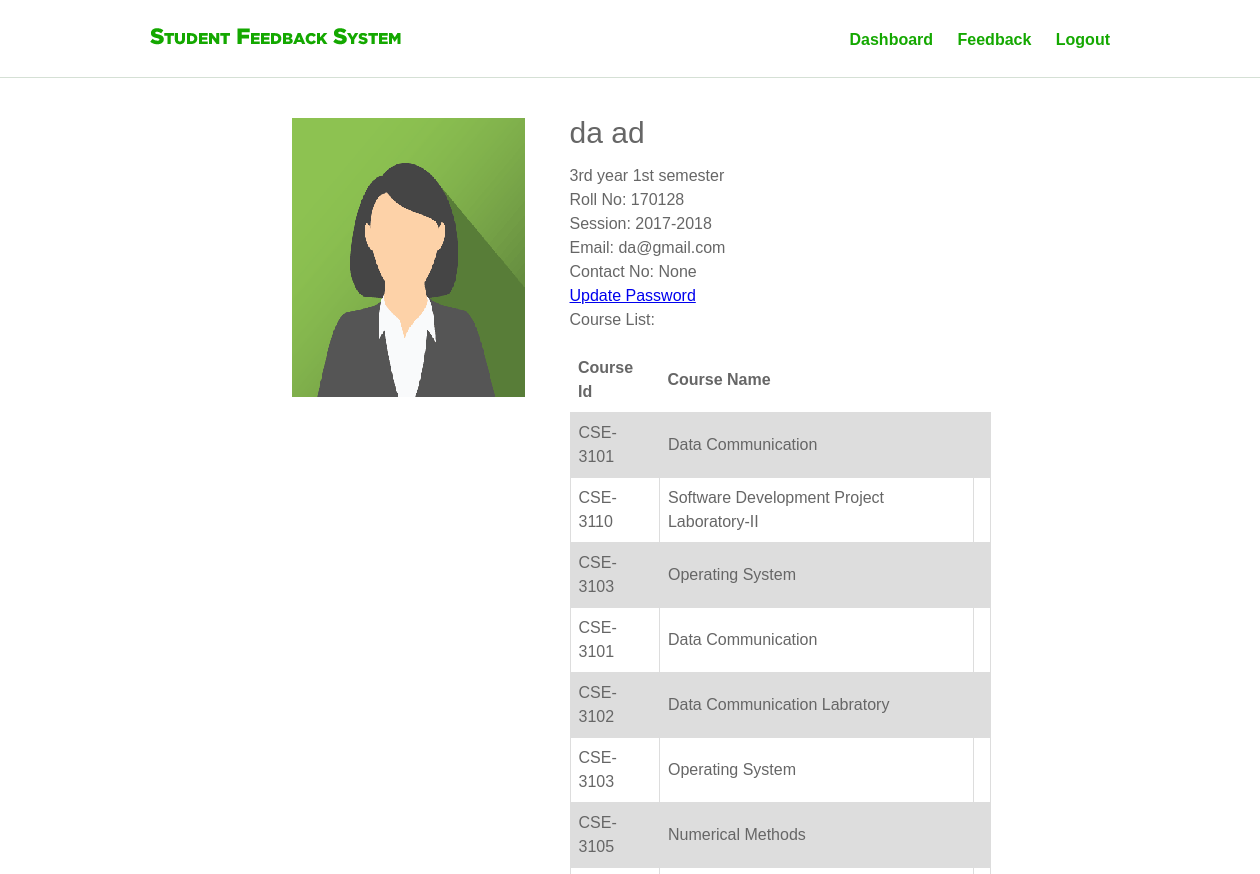
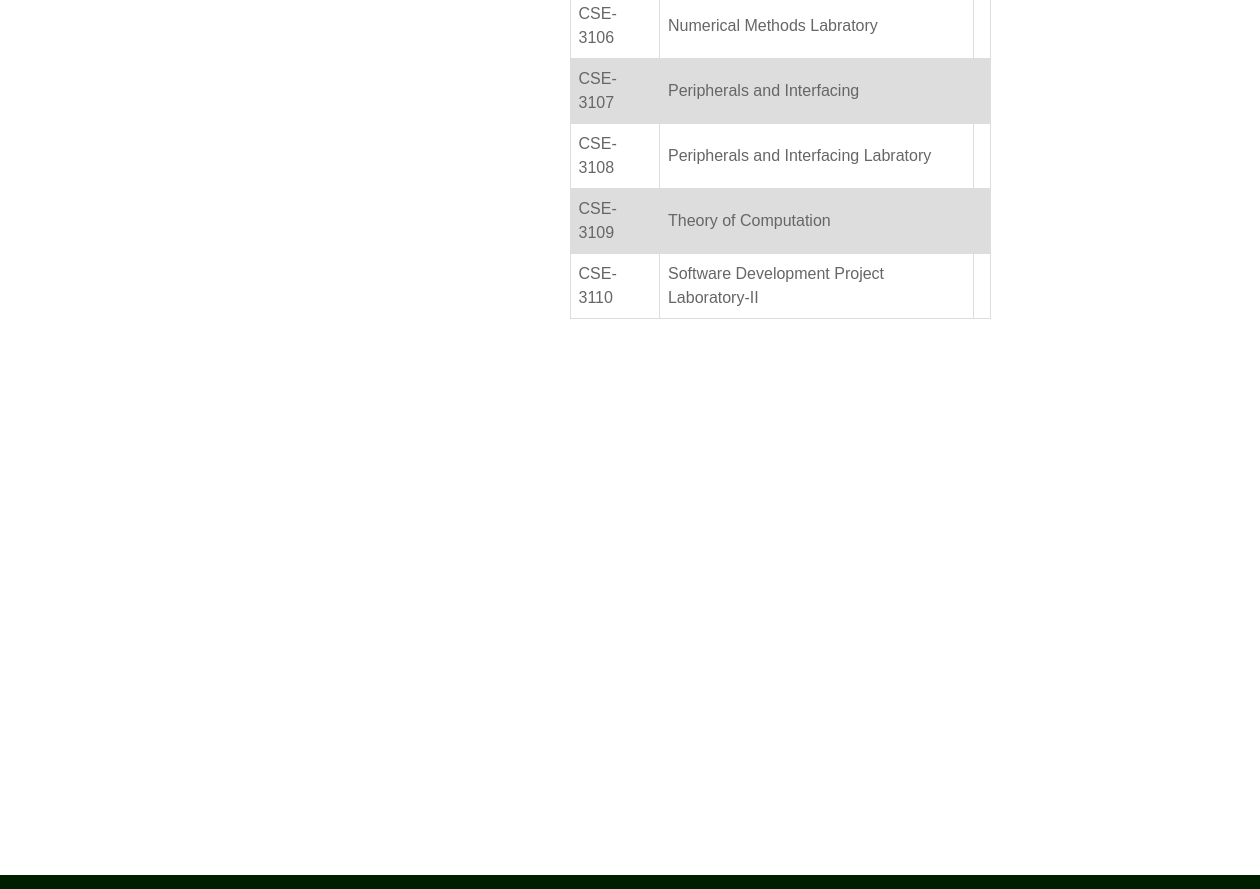
/ (signed in), run on the app's committed database (2 pictures, top to bottom).
### account/models.py (models this page shows, shortened)
class StudentProfile(models.Model):
    user = models.ForeignKey(User, on_delete=models.CASCADE)
    profile_pic = models.ImageField(upload_to='profile_pic', default='img_avatar2.png')
    dept = models.ForeignKey(Dept, on_delete=models.CASCADE)
    batch = models.ForeignKey(Batch, on_delete=models.CASCADE)
    year_semester = models.ForeignKey(Semester, default="", on_delete=models.CASCADE)
    contantnum = models.CharField(max_length=15, blank=True, null=True)

class Semester(models.Model):
    name = models.CharField(max_length=200, unique=True)

class Batch(models.Model):
    name = models.CharField(max_length=200, unique=True)
    def __str__(self):
        return self.name

### main/models.py (models this page shows, shortened)
class SemesterSubject(models.Model):
    semester = models.ForeignKey(Semester, on_delete=models.CASCADE)
    subject = models.ForeignKey(Subject, on_delete=models.CASCADE)
    def __str__(self):
        return str(self.subject.name)

class Subject(models.Model):
    name = models.CharField(max_length=250, blank=False)
    dept = models.ForeignKey(Dept, on_delete=models.CASCADE)
    subcode = models.CharField(max_length=50, unique=True)
    class Meta:
        ordering = ['subcode']

### account/views.py (the view, shortened to what this page needs)
# urls.py: url(r'^$', views.home, name="home"),
@login_required(login_url = '/login/')
def home(request):
    user = request.user
    students = StudentProfile.objects.filter(user=user)
    teachers = Teacher.objects.filter(user=user)
    if students:
        student = get_object_or_404(StudentProfile, user=user)
        subjects = SemesterSubject.objects.filter(semester=student.year_semester)
        reviews = ReviewSet.objects.filter(semester = student.year_semester, dept=student.dept)
        list = []
        for rev in reviews:
            now = datetime.utcnow().replace(tzinfo=utc)
            given = Review.objects.filter(reviewfor=rev, user=user)
            if given:
                list.append('Given')
            elif rev.endtime < now:
                list.append('Time Over')
            else:
                list.append('Not Given')
        reviewslist = zip(reviews, list)
        context = {
            'stuprofile' : student,
            'user' : user,
            'subjects' : subjects,
            'reviewslist' : reviewslist,
        }
        return render(request, 'studentdashboard.html', context)
    elif user.is_staff:
        return render(request, 'admindashboard.html')
    else:
        return render(request, 'usernotgivenrole.html')

### account/models.py (called while the page is built)
    def __str__(self):
        return self.name

### templates/studentdashboard.html
{% extends 'master.html' %}
{% load static %}
{% block body %}
{% include 'navbar.html' %}
<section id="hero_area">
    <div class="inner_hero container">
        <img src="{{ stuprofile.profile_pic.url }}" alt="" class="alignleft">
        <h4>{{stuprofile.user.first_name}} {{stuprofile.user.last_name}}</h4>
        <p>
            {{stuprofile.year_semester}}<br>
            Roll No: {{user.username}} <br>
            Session: {{stuprofile.batch}}<br>
            Email: {{user.email}}<br>
            Contact No: {{stuprofile.contantnum}}<br>
            <a href="{% url 'changepass' %}">Update Password</a>
            <br>
            Course List: <br>
        </p>
        <table>
            <tr>
                <th>Course Id</th>
                <th>Course Name</th>
            </tr>
            {% for i in subjects %}
            <tr>
                <td>{{i.subject.subcode}}</td>
                <td>{{ i }}</td>
                <td>{{ i.subject.}}</td>
            </tr>
            {% endfor %}
        </table>
    </div>
</section>
{% endblock %}

### templates/master.html (shortened to what this page needs)
{% load static %}
<!DOCTYPE html>
<html lang="en">
<head>
    <link rel="stylesheet" href="{% static 'css/meanmenu.min.css' %}">
    <link rel="stylesheet" href="{% static 'css/responsive.css' %}">
    <link rel="stylesheet" href="{% static 'css/style.css' %}">
</head>
<body>
    {% block body %}
    {% endblock %}
    <footer id="footer_area">
    </footer>
</body>
</html>

### templates/navbar.html (shortened to what this page needs)
{% load static %}
    <header class="header_area">
       <div id="main_header_area">
           <div class="inner_header container">
                <div class="logo_area">
                    <a href="dashboard.html"><img src="{% static 'img/logo1.png' %}" alt="Logo"></a>
                </div>
                <div class="menu_area">
                        <ul>
                            <li><a href="{% url 'home' %}">Dashboard</a></li>
                            <li><a href="{% url 'feedback' %}">Feedback</a></li>
                            <li><a href="{% url 'logout' %}">Logout</a></li>
                        </ul>
                </div>
            </div>
       </div>
    </header>

### static/css/style.css (style rules this page uses)
html { position: relative; min-height: 100%; }
body { color: #666666; font-family: Georgia, sans-serif; font-size: 16px; line-height: 1.5em; margin: 0; margin-bottom: 170px; }
.container { margin: 0 auto; max-width: 960px; width: 96%; }
img { max-width: 100%; height: auto; }
.alignleft { float: left; margin-right: 15px; margin-bottom: 15px; }
.header_area { width: 100%; clear: both; }
#main_header_area { width: 100%; border-bottom: 0.5px solid #d5e0d5; clear: both; }
.inner_header { padding: 25px 0; overflow: hidden; }
.logo_area { padding-top: 3px; float: left; width: 300px; }
.menu_area { padding-top: 3px; float: right; max-width: 600px; width: 100%; }
.menu_area ul { margin: 0; padding: 0; list-style: none; text-align: right; }
.menu_area ul li { display: inline-block; margin-left: 20px; }
.menu_area ul li a { display: block; text-decoration: none; color: #14a800; font-size: 16px; font-weight: 600; }
#hero_area { background: #fff; margin: 40px; padding: 0; }
.inner_hero { overflow: visible; display: block; width: 65%; }
.inner_hero img { margin-right: 45px; margin-bottom: 0; margin-left: 45px; }
.inner_hero h4 { color: #666666; font-size: 30px; line-height: 1em; font-weight: normal; margin-bottom: 15px; }
.inner_hero p { color: #666666; font-size: 16px; font-weight: normal; }
.inner_hero table { border-collapse: collapse; width: 55%; }
.inner_hero td, th { border: 1px solid #dddddd; text-align: left; padding: 8px; }
.inner_hero tr:nth-child(even) { background-color: #dddddd; }
.inner_feedback td, th { border: 1px solid #dddddd; text-align: left; padding: 8px; }
.inner_feedbackstatistics td, th { border: none; text-align: left; padding: 8px; }
#footer_area { background: #001E00; padding: 25px; margin: 0; bottom: -100px; width: 100%; position: absolute; }

### data on the page
StudentProfile: profile_pic (picture), user.first_name "da", user.last_name "ad", year_semester "3rd year 1st semester", batch "2017-2018", contantnum "None"
SemesterSubject: subject.subcode "CSE-3101", subject.name "Data Communication"
SemesterSubject: subject.subcode "CSE-3110", subject.name "Software Development Project Laboratory-II"
SemesterSubject: subject.subcode "CSE-3103", subject.name "Operating System"
SemesterSubject: subject.subcode "CSE-3101", subject.name "Data Communication"
SemesterSubject: subject.subcode "CSE-3102", subject.name "Data Communication Labratory"
SemesterSubject: subject.subcode "CSE-3103", subject.name "Operating System"
SemesterSubject: subject.subcode "CSE-3105", subject.name "Numerical Methods"
SemesterSubject: subject.subcode "CSE-3106", subject.name "Numerical Methods Labratory"
SemesterSubject: subject.subcode "CSE-3107", subject.name "Peripherals and Interfacing"
SemesterSubject: subject.subcode "CSE-3108", subject.name "Peripherals and Interfacing Labratory"
SemesterSubject: subject.subcode "CSE-3109", subject.name "Theory of Computation"
SemesterSubject: subject.subcode "CSE-3110", subject.name "Software Development Project Laboratory-II"

### other printed values
{{ user.username }} "170128"
{{ user.email }} "da@gmail.com"
